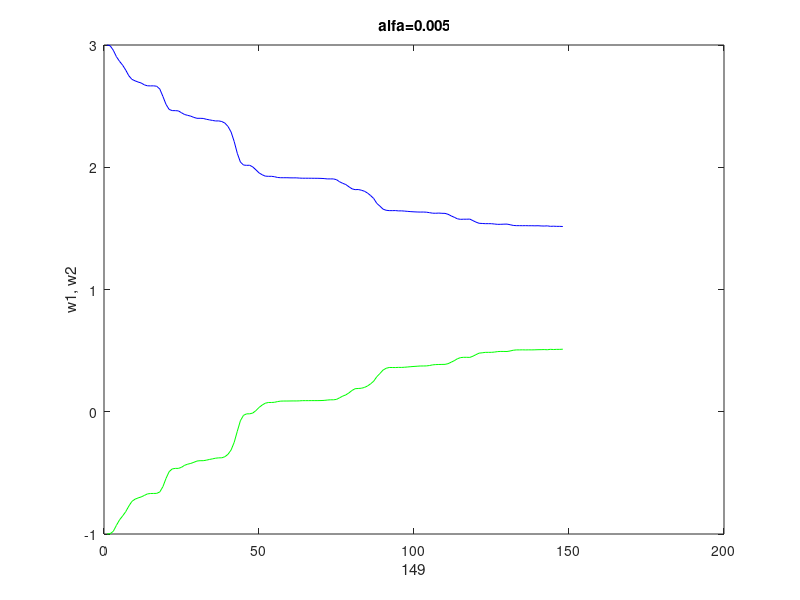

MATLAB code to generate this figure:
clear ; close all; clc

rand('twister', sum(100 * clock))
ni = rand(1, 10000) - 0.5;
a = [1 1.75 0.8745];
b = 1;
x = filter(b, a, ni);
x = x(:);


alfa = 0.005;
L = 150;
N = 2;
# rows, columns
w = zeros(N, L);

w(:, 3) = [3, -1];

printf('w = %d\n', size(w));

for n = 3:L-1
	# w(:,1) - first column, 
	# x is vector of two points
	# xp is scalar
	# e is error 
	xp = -w (:, n)'  * x(n-1:-1:n-N);
	e = x(n) - xp;
	w(:, n+1) = w(:, n) - alfa * e * x (n-1: -1: n-N);  	
	
	#plot(filter(w(1, n),  w(2, n), ni));
	#printf("xp= %d\n", size(xp));
	#size(xp)
	 #x(n-1:-1:n-N)
	#-w (:, n)'
	alfa * e * x (n-1: -1: n-N)
	#x(n-1:-1:n-N)
	printf("e = %f\n", xp);
	w(:, n)
	#printf("x =" );
	#x(n-1: -1: n-N)
end

figure(1);
plot(w(1,3:end), 'b'), hold on;
plot(w(2,3:end), 'g'),

xlabel(n);
ylabel('w1, w2');
title(['alfa=' num2str(alfa)]);

x2 = filter(b, [1, w(1, n), w(2, n) ], ni)(:);
rmse = [x, x2];
